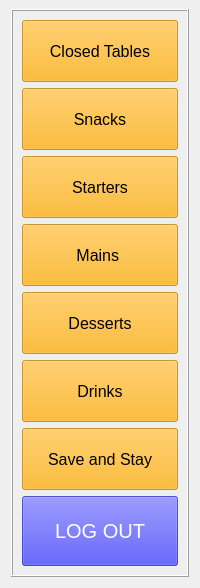
          <widget class="QFrame" name="side_bar_menu">
           <property name="maximumSize">
            <size>
             <width>200</width>
             <height>16777215</height>
            </size>
           </property>
           <property name="frameShape">
            <enum>QFrame::NoFrame</enum>
           </property>
           <property name="frameShadow">
            <enum>QFrame::Raised</enum>
           </property>
           <layout class="QHBoxLayout" name="horizontalLayout_4">
            <property name="spacing">
             <number>6</number>
            </property>
            <property name="topMargin">
             <number>9</number>
            </property>
            <item>
             <widget class="QFrame" name="action_menu">
              <property name="sizePolicy">
               <sizepolicy hsizetype="Expanding" vsizetype="Preferred">
                <horstretch>0</horstretch>
                <verstretch>0</verstretch>
               </sizepolicy>
              </property>
              <property name="maximumSize">
               <size>
                <width>260</width>
                <height>16777215</height>
               </size>
              </property>
              <property name="font">
               <font>
                <pointsize>24</pointsize>
               </font>
              </property>
              <property name="autoFillBackground">
               <bool>true</bool>
              </property>
              <property name="frameShape">
               <enum>QFrame::Box</enum>
              </property>
              <property name="frameShadow">
               <enum>QFrame::Raised</enum>
              </property>
              <layout class="QGridLayout" name="gridLayout_5">
               <property name="topMargin">
                <number>9</number>
               </property>
               <property name="bottomMargin">
                <number>9</number>
               </property>
               <property name="horizontalSpacing">
                <number>6</number>
               </property>
               <item row="5" column="0">
                <widget class="QPushButton" name="drinks_btn">
                 <property name="sizePolicy">
                  <sizepolicy hsizetype="Minimum" vsizetype="Expanding">
                   <horstretch>0</horstretch>
                   <verstretch>0</verstretch>
                  </sizepolicy>
                 </property>
                 <property name="minimumSize">
                  <size>
                   <width>0</width>
                   <height>62</height>
                  </size>
                 </property>
                 <property name="maximumSize">
                  <size>
                   <width>16777215</width>
                   <height>16777215</height>
                  </size>
                 </property>
                 <property name="font">
                  <font>
                   <pointsize>12</pointsize>
                  </font>
                 </property>
                 <property name="autoFillBackground">
                  <bool>false</bool>
                 </property>
                 <property name="styleSheet">
                  <string notr="true">padding:6;
background-color: rgba(255, 170, 0, 186);</string>
                 </property>
                 <property name="text">
                  <string>Drinks</string>
                 </property>
                </widget>
               </item>
               <item row="1" column="0">
                <widget class="QPushButton" name="snacks_btn">
                 <property name="sizePolicy">
                  <sizepolicy hsizetype="Minimum" vsizetype="Expanding">
                   <horstretch>0</horstretch>
                   <verstretch>0</verstretch>
                  </sizepolicy>
                 </property>
                 <property name="minimumSize">
                  <size>
                   <width>0</width>
                   <height>62</height>
                  </size>
                 </property>
                 <property name="maximumSize">
                  <size>
                   <width>16777215</width>
                   <height>16777215</height>
                  </size>
                 </property>
                 <property name="font">
                  <font>
                   <pointsize>12</pointsize>
                  </font>
                 </property>
                 <property name="autoFillBackground">
                  <bool>false</bool>
                 </property>
                 <property name="styleSheet">
                  <string notr="true">padding:6;
background-color: rgba(255, 170, 0, 186);</string>
                 </property>
                 <property name="text">
                  <string>Snacks</string>
                 </property>
                </widget>
               </item>
               <item row="6" column="0">
                <widget class="QPushButton" name="send_stay">
                 <property name="sizePolicy">
                  <sizepolicy hsizetype="Minimum" vsizetype="Expanding">
                   <horstretch>0</horstretch>
                   <verstretch>0</verstretch>
                  </sizepolicy>
                 </property>
                 <property name="minimumSize">
                  <size>
                   <width>0</width>
                   <height>62</height>
                  </size>
                 </property>
                 <property name="maximumSize">
                  <size>
                   <width>16777215</width>
                   <height>16777215</height>
                  </size>
                 </property>
                 <property name="font">
                  <font>
                   <pointsize>12</pointsize>
                  </font>
                 </property>
                 <property name="autoFillBackground">
                  <bool>false</bool>
                 </property>
                 <property name="styleSheet">
                  <string notr="true">padding:6;
background-color: rgba(255, 170, 0, 186);</string>
                 </property>
                 <property name="text">
                  <string>Save and Stay</string>
                 </property>
                </widget>
               </item>
               <item row="4" column="0">
                <widget class="QPushButton" name="desserts_btn">
                 <property name="sizePolicy">
                  <sizepolicy hsizetype="Minimum" vsizetype="Expanding">
                   <horstretch>0</horstretch>
                   <verstretch>0</verstretch>
                  </sizepolicy>
                 </property>
                 <property name="minimumSize">
                  <size>
                   <width>0</width>
                   <height>62</height>
                  </size>
                 </property>
                 <property name="maximumSize">
                  <size>
                   <width>16777215</width>
                   <height>16777215</height>
                  </size>
                 </property>
                 <property name="font">
                  <font>
                   <pointsize>12</pointsize>
                  </font>
                 </property>
                 <property name="autoFillBackground">
                  <bool>false</bool>
                 </property>
                 <property name="styleSheet">
                  <string notr="true">padding:6;
background-color: rgba(255, 170, 0, 186);</string>
                 </property>
                 <property name="text">
                  <string>Desserts</string>
                 </property>
                </widget>
               </item>
               <item row="8" column="0">
                <widget class="QPushButton" name="logout_btn">
                 <property name="sizePolicy">
                  <sizepolicy hsizetype="Expanding" vsizetype="Expanding">
                   <horstretch>0</horstretch>
                   <verstretch>0</verstretch>
                  </sizepolicy>
                 </property>
                 <property name="minimumSize">
                  <size>
                   <width>0</width>
                   <height>70</height>
                  </size>
                 </property>
                 <property name="maximumSize">
                  <size>
                   <width>250</width>
                   <height>16777215</height>
                  </size>
                 </property>
                 <property name="font">
                  <font>
                   <pointsize>15</pointsize>
                  </font>
                 </property>
                 <property name="styleSheet">
                  <string notr="true">background-color:rgba(0, 0, 255, 150);
color: rgb(255, 255, 255);</string>
                 </property>
                 <property name="text">
                  <string>LOG OUT</string>
                 </property>
                </widget>
               </item>
               <item row="2" column="0">
                <widget class="QPushButton" name="starters_btn">
                 <property name="sizePolicy">
                  <sizepolicy hsizetype="Minimum" vsizetype="Expanding">
                   <horstretch>0</horstretch>
                   <verstretch>0</verstretch>
                  </sizepolicy>
                 </property>
                 <property name="minimumSize">
                  <size>
                   <width>0</width>
                   <height>62</height>
                  </size>
                 </property>
                 <property name="maximumSize">
                  <size>
                   <width>16777215</width>
                   <height>16777215</height>
                  </size>
                 </property>
                 <property name="font">
                  <font>
                   <pointsize>12</pointsize>
                  </font>
                 </property>
                 <property name="autoFillBackground">
                  <bool>false</bool>
                 </property>
                 <property name="styleSheet">
                  <string notr="true">padding:6;
background-color: rgba(255, 170, 0, 186);</string>
                 </property>
                 <property name="text">
                  <string>Starters</string>
                 </property>
                </widget>
               </item>
               <item row="3" column="0">
                <widget class="QPushButton" name="mains_btn">
                 <property name="sizePolicy">
                  <sizepolicy hsizetype="Minimum" vsizetype="Expanding">
                   <horstretch>0</horstretch>
                   <verstretch>0</verstretch>
                  </sizepolicy>
                 </property>
                 <property name="minimumSize">
                  <size>
                   <width>0</width>
                   <height>62</height>
                  </size>
                 </property>
                 <property name="maximumSize">
                  <size>
                   <width>16777215</width>
                   <height>16777215</height>
                  </size>
                 </property>
                 <property name="font">
                  <font>
                   <pointsize>12</pointsize>
                  </font>
                 </property>
                 <property name="autoFillBackground">
                  <bool>false</bool>
                 </property>
                 <property name="styleSheet">
                  <string notr="true">padding:6;
background-color: rgba(255, 170, 0, 186);</string>
                 </property>
                 <property name="text">
                  <string>Mains </string>
                 </property>
                </widget>
               </item>
               <item row="0" column="0">
                <widget class="QPushButton" name="closed_tab">
                 <property name="sizePolicy">
                  <sizepolicy hsizetype="Minimum" vsizetype="Expanding">
                   <horstretch>0</horstretch>
                   <verstretch>0</verstretch>
                  </sizepolicy>
                 </property>
                 <property name="minimumSize">
                  <size>
                   <width>0</width>
                   <height>62</height>
                  </size>
                 </property>
                 <property name="maximumSize">
                  <size>
                   <width>16777215</width>
                   <height>16777215</height>
                  </size>
                 </property>
                 <property name="font">
                  <font>
                   <pointsize>12</pointsize>
                  </font>
                 </property>
                 <property name="autoFillBackground">
                  <bool>false</bool>
                 </property>
                 <property name="styleSheet">
                  <string notr="true">padding:6;
background-color: rgba(255, 170, 0, 186);</string>
                 </property>
                 <property name="text">
                  <string>Closed Tables</string>
                 </property>
                </widget>
               </item>
              </layout>
             </widget>
            </item>
           </layout>
          </widget>
